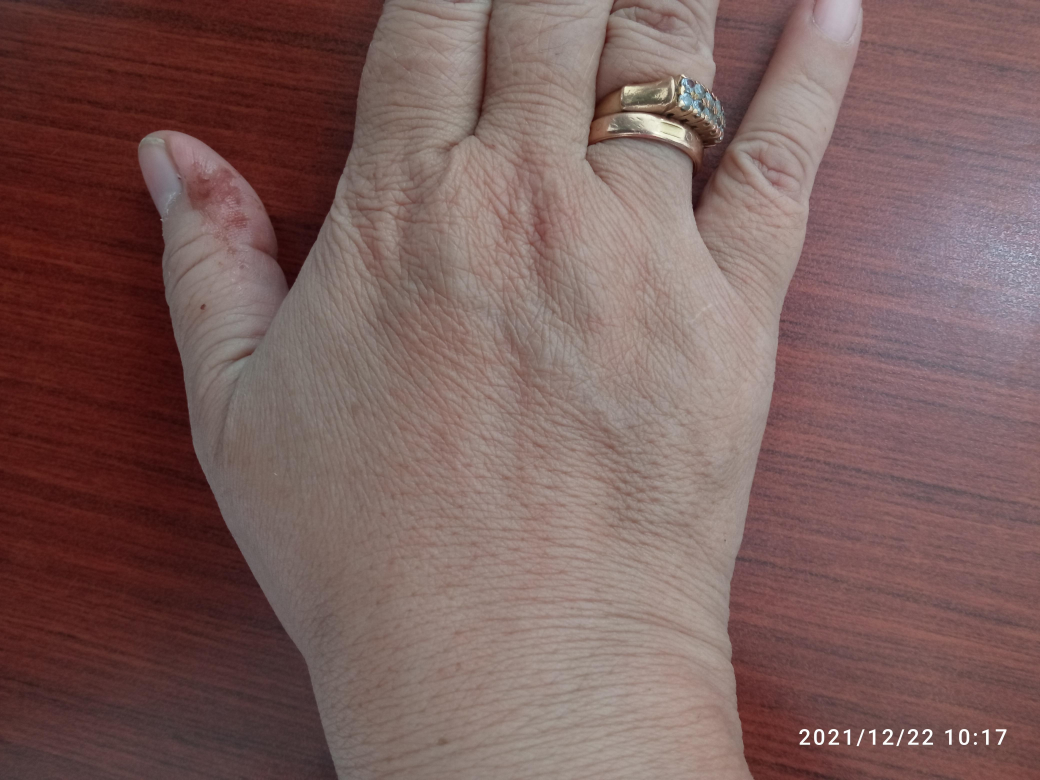
#> input picture temp_uploaded.jpg, 4160 x 3120 px (shown at 1/4 size)
$ python -i features.py   (imports and definitions only)
#> lines starting #> are read from the running program, lines starting #| are printed output that depends on the picture
from skimage.feature import local_binary_pattern
from PIL import Image
import numpy as np

def extract_features(image_path):
    try:
        img = Image.open(image_path).convert('L').resize((64, 64))
        fitur = np.array(img).flatten() / 255.0
        return fitur
    except Exception as e:
        raise RuntimeError(f"Error reading image {image_path}: {e}")

def extract_features_lbp(image_path):
#> called with image_path = 'temp_uploaded.jpg'
    img = Image.open(image_path).convert('L').resize((64, 64))
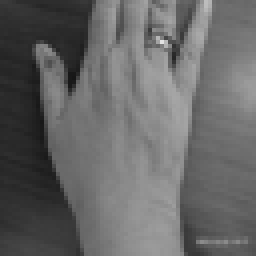
#> img: PIL image 64x64 L (shown 4 times larger); min 22, max 227, mean 102.3
    img_np = np.array(img)
    lbp = local_binary_pattern(img_np, P=8, R=1, method='uniform')
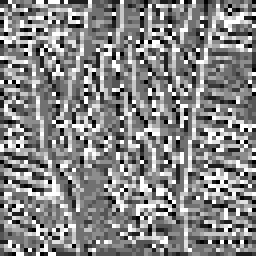
#> lbp: shape (64, 64) float64 (shown 4 times larger); min 0, max 9, mean 4.72; drawn with min black and max white
    n_bins = int(lbp.max() + 1)
#> n_bins = 10
    hist, _ = np.histogram(lbp.ravel(), bins=n_bins, range=(0, n_bins), density=True)
#> hist = [0.0405, 0.0776, 0.0588, 0.12, 0.227, 0.144, 0.0715, 0.0815, 0.0701, 0.108]
    return hist

>>> result = extract_features_lbp('temp_uploaded.jpg')
#> result has the same summary as hist in extract_features_lbp
